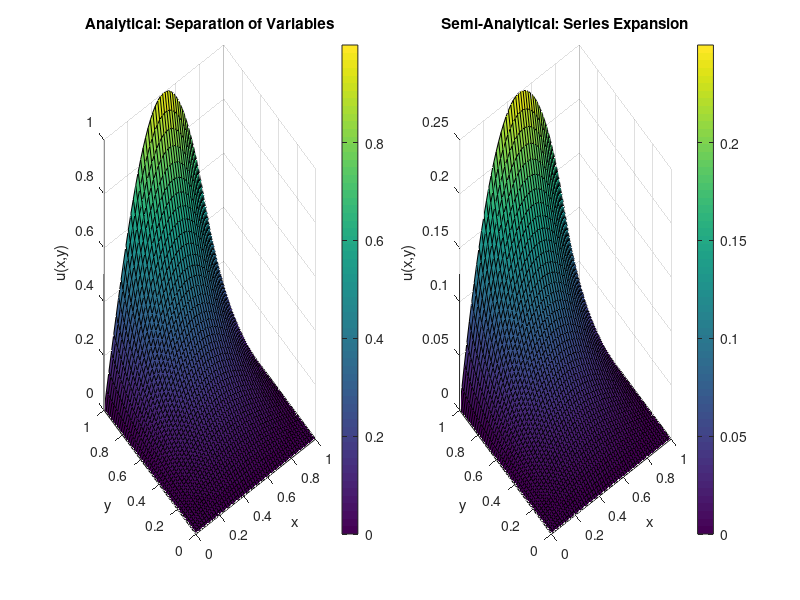

Here is the MATLAB script that generated this plot: (Note: this script raises an error after producing the figure.)
% MATLAB script to solve Laplace's equation in a 2D rectangle
% using analytical (separation of variables), semi-analytical (series expansion),
% and boundary element method (BEM).

clear all; close all;

% Domain parameters
a = 1; % width of rectangle
b = 1; % height of rectangle
nx = 50; % grid points in x
ny = 50; % grid points in y
x = linspace(0, a, nx);
y = linspace(0, b, ny);
[X, Y] = meshgrid(x, y);

% --- 1. Analytical Solution: Separation of Variables ---
% Boundary condition: u(x, b) = sin(pi*x/a)
u_analytical = zeros(ny, nx);
n = 1; % Only n=1 term for f(x) = sin(pi*x/a)
for i = 1:nx
    for j = 1:ny
        u_analytical(j, i) = (sin(pi*x(i)/a) * sinh(pi*y(j)/a)) / sinh(pi*b/a);
    end
end

% --- 2. Semi-Analytical: Series Expansion with Numerical Coefficients ---
% Boundary condition: u(x, b) = x*(a-x)
N = 200; % Number of series terms
u_series = zeros(ny, nx);
for n = 1:N
    % Compute Fourier coefficient numerically
    f = @(x) x.*(a-x).*sin(n*pi*x/a);
    % f = @(x) x.*(a-x);
    cn = (2/a) * integral(f, 0, a) / sinh(n*pi*b/a);
    for i = 1:nx
        for j = 1:ny
            u_series(j, i) = u_series(j, i) + ...
                cn * sin(n*pi*x(i)/a) * sinh(n*pi*y(j)/a);
        end
    end
end

% % --- 3. Semi-Analytical: Boundary Element Method (BEM) ---
% % Discretize top boundary (y = b) for simplicity
% N_bem = 50; % Number of boundary points
% x_b = linspace(0, a, N_bem);
% ds = a / (N_bem - 1); % Boundary segment length
% u_bem = zeros(ny, nx);
% G = @(r, rp) -(1/(2*pi)) * log(abs(r - rp)); % 2D Green's function
% dGdn = @(r, rp, n) -(1/(2*pi)) * (r - rp)./(abs(r - rp).^2 + 1e-10); % Normal derivative
% 
% % Solve for potential at interior points
% for i = 1:nx
%     for j = 1:ny
%         r = [x(i); y(j)];
%         sum_G = 0;
%         sum_dGdn = 0;
%         for k = 1:N_bem
%             rp = [x_b(k); b]; % Point on top boundary
%             n = [0; -1]; % Outward normal at y = b
%             % Boundary condition u(x, b) = sin(pi*x/a)
%             u_b = sin(pi*x_b(k)/a);
%             % Approximate normal derivative (simplified assumption)
%             dudn = 0; % Assume zero for Dirichlet problem simplification
%             sum_G = sum_G + G(r, rp) * dudn * ds;
%             sum_dGdn = sum_dGdn + u_b * dGdn(r, rp, n) * ds;
%         end
%         u_bem(j, i) = sum_G - sum_dGdn;
%     end
% end

% --- Visualization ---
figure('Position', [100, 100, 1200, 400]);

% Analytical Solution
subplot(1, 2, 1);
surf(X, Y, u_analytical);
title('Analytical: Separation of Variables');
xlabel('x'); ylabel('y'); zlabel('u(x,y)');
colorbar;

% Series Expansion
subplot(1, 2, 2);
surf(X, Y, u_series);
title('Semi-Analytical: Series Expansion');
xlabel('x'); ylabel('y'); zlabel('u(x,y)');
colorbar;

% % Boundary Element Method
% subplot(1, 3, 3);
% surf(X, Y, u_bem);
% title('Semi-Analytical: Boundary Element Method');
% xlabel('x'); ylabel('y'); zlabel('u(x,y)');
% colorbar;

sgtitle('Solutions to Laplace''s Equation');